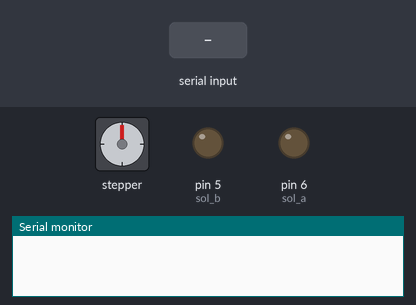
Simulated run of this sketch. Board: Arduino Uno, built with avr-gcc and run on an emulated ATmega328P. Parts: stepper motor, output pins drawn as LEDs (lit = HIGH), the last lines printed to the serial monitor. Wiring (inferred from the names in the program): stepper motor driver (200 steps per turn assumed): step pin 9; direction pin 8. The inputs (shaded band) are chosen by the test bench. Pins used as bus, display or sensor lines are not drawn.

Above: at 1.2 s.
1.3 s: "c\n" received over Serial
At 2.4 s:
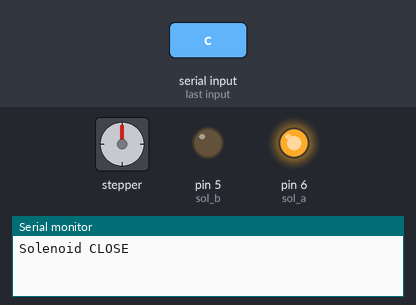
2.8 s: "o90\n" received over Serial
At 3.5 s:
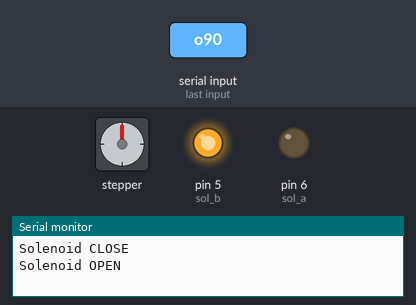
4.3 s: "s90\n" received over Serial
At 5.0 s:
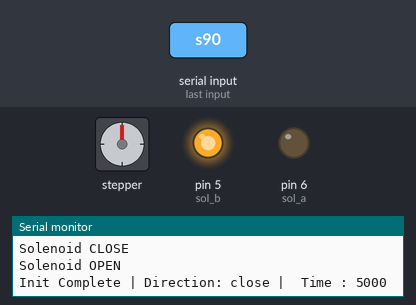
7.3 s: "d90\n" received over Serial
10.3 s: "c\n" received over Serial
At 11.7 s:
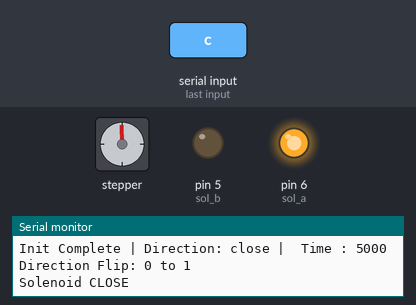
19.3 s: "a\n" received over Serial
Timing chart, 0 to 69.8 s (numbered marks = the images above; inputs shaded):
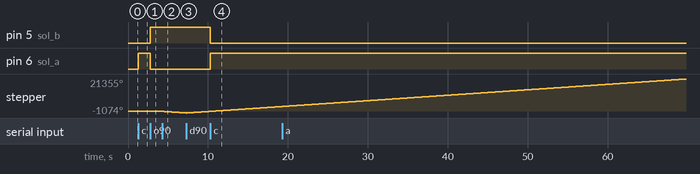

The sketch:

servo_controller_uart.ino
```cpp
int direction = 8;
int pulse = 9;

int encoder0PinA = 10;
int encoder0PinB = 11;
int encoder0Pos = 0;
int encoder0PinALast = LOW;
int sol_a = 6;
int sol_b = 5;

int n = LOW;

void setup() {
  pinMode(8, OUTPUT);
  pinMode(9, OUTPUT);
  pinMode(10, INPUT);
  pinMode(11, INPUT);
  pinMode(6, OUTPUT);
  pinMode(5, OUTPUT);
  Serial.begin(115200);
}
int pulseStart = 0;
int timeDuration   = 5000;
int pulseDirection = 0;
int32_t pulseCount = 0;
int pulseCountAbsolute = 0;
int mode = 0;

void loop() {
  String incoming = "";

  // Opening with 1.
  // Closing with 0.
  // 15 rotations needed for opening/closing - first test.
  // 2,50,000 pulses for one rotation.
  // 100uS pulse. Rising edge.


  while (Serial.available()) {
    String incoming_packet = Serial.readStringUntil('\n');
    if (incoming_packet[0] == 's') {
      pulseStart = 1;
      Serial.print("Init Complete | ");
      Serial.print("Direction: " + String(pulseDirection ? "Open | " : "close | "));
      Serial.println(" Time : " + String(timeDuration));
    }
    else if (incoming_packet[0] == 'g') {
      Serial.print("Direction: " + String(pulseDirection ? "Open | " : "close | "));
      Serial.println(" Time : " + String(timeDuration) + " | Mode: " + String(mode ? "Auto | " : "Manual | "));
    }
    else if (incoming_packet[0] == 'x') {
      pulseStart = 0;
      Serial.println("De-init Complete");
      Serial.print("Pulse Count: ");
      Serial.println(pulseCountAbsolute);
    }
    else if (incoming_packet[0] == 'd') {
      Serial.println("Direction Flip: " + String(pulseDirection) + " to " + String(!pulseDirection));
      pulseDirection = !pulseDirection;
    }
    else if (incoming_packet[0] == 'o') {
      Serial.println("Solenoid OPEN");
      digitalWrite(sol_a, LOW);
      digitalWrite(sol_b, HIGH);
    }
    else if (incoming_packet[0] == 'c') {
      Serial.println("Solenoid CLOSE");
      digitalWrite(sol_a, HIGH);
      digitalWrite(sol_b, LOW);
    }

    else if (incoming_packet[0] == 'a') {
      Serial.println("Auto Mode");
      mode = 1;
    }

    else if (incoming_packet[0] == 'm') {
      Serial.println("Manula Mode");
      mode = 0;
    }

    else {
      if (1) {
        int directionControl = incoming_packet[0];
        String parsedTime = "";
        for (int i = 1; i < incoming_packet.length(); i++) {
          parsedTime += incoming_packet[i];
        }

        Serial.println("Direction: " + String((int)(directionControl - '0')));
        Serial.println("Time: " + String(parsedTime.toInt()));

        if (parsedTime.toInt() < 100) {
          Serial.println("Speed to HIGH");
        }
        else {
          timeDuration   = parsedTime.toInt();
          pulseDirection = (int)directionControl - '0';
        }
      }
      else {
        Serial.println("Servo Motor not initialized");
      }
    }
  }


  while (!Serial.available()) {
    if (pulseStart) {

      if (!mode) {
        pulseCountAbsolute++;
        digitalWrite(pulse, LOW);
        delayMicroseconds( timeDuration );
        digitalWrite(pulse, HIGH);
        digitalWrite(direction, pulseDirection);
      }
      else {
        Serial.println("Starting auto");
        //7 * 35000
        //250000 pulses for one rotation.
        for (int j = 0; j < 15; j++) {
          for (int32_t i = 0; i < 250000; i++) {
            digitalWrite(pulse, LOW);
            delayMicroseconds( timeDuration );
            digitalWrite(pulse, HIGH);
            digitalWrite(direction, pulseDirection);
          }
          Serial.println("Rotation Complete: " + String(j+1) + " | Direction: " + String(pulseDirection));
        }
        Serial.println("Ending auto");
        pulseStart = 0;
      }
    }
    else {
    }
  }
}
```

Measured:
- after the input at 1.3 s, pin 6 (sol_a): LOW → HIGH at once
- after the input at 2.8 s, pin 5 (sol_b): LOW → HIGH at once; pin 6 (sol_a): HIGH → LOW at once
- after the input at 4.3 s, stepper: keeps turning counter-clockwise at about 359°/s, starting at once
- after the input at 10.3 s, pin 5 (sol_b): HIGH → LOW at once; pin 6 (sol_a): LOW → HIGH at once
